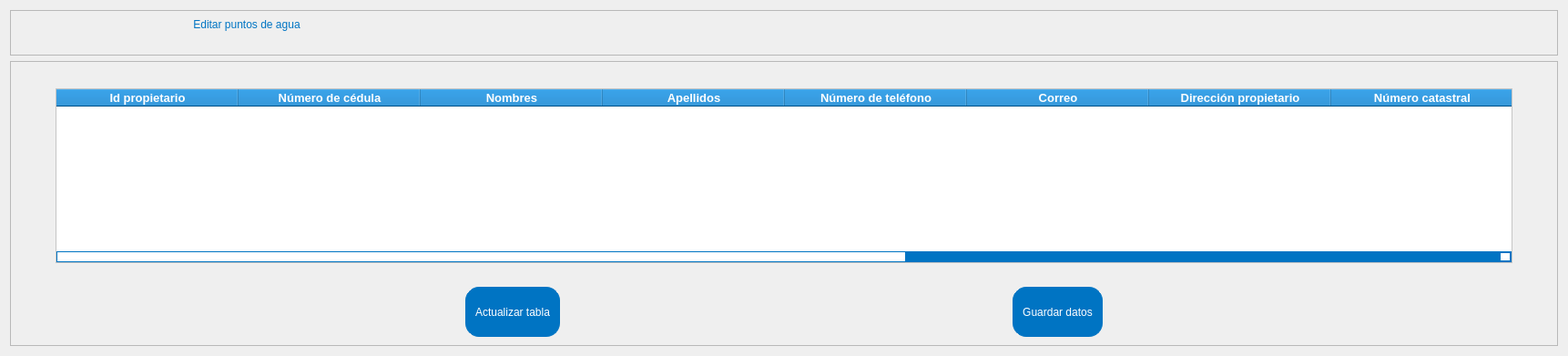
               <widget class="QWidget" name="pagina_editar">
                <layout class="QVBoxLayout" name="verticalLayout_8">
                 <item>
                  <widget class="QFrame" name="frame_6">
                   <property name="minimumSize">
                    <size>
                     <width>50</width>
                     <height>50</height>
                    </size>
                   </property>
                   <property name="maximumSize">
                    <size>
                     <width>16777215</width>
                     <height>50</height>
                    </size>
                   </property>
                   <property name="frameShape">
                    <enum>QFrame::StyledPanel</enum>
                   </property>
                   <property name="frameShadow">
                    <enum>QFrame::Raised</enum>
                   </property>
                   <widget class="QLabel" name="label_21">
                    <property name="geometry">
                     <rect>
                      <x>10</x>
                      <y>-20</y>
                      <width>500</width>
                      <height>71</height>
                     </rect>
                    </property>
                    <property name="minimumSize">
                     <size>
                      <width>500</width>
                      <height>0</height>
                     </size>
                    </property>
                    <property name="maximumSize">
                     <size>
                      <width>500</width>
                      <height>16777215</height>
                     </size>
                    </property>
                    <property name="styleSheet">
                     <string notr="true">font: 75 30pt &quot;Segoe UI&quot;;

color: #0074c3;
</string>
                    </property>
                    <property name="text">
                     <string>Editar puntos de agua</string>
                    </property>
                    <property name="alignment">
                     <set>Qt::AlignCenter</set>
                    </property>
                   </widget>
                  </widget>
                 </item>
                 <item>
                  <widget class="QFrame" name="frame_7">
                   <property name="frameShape">
                    <enum>QFrame::StyledPanel</enum>
                   </property>
                   <property name="frameShadow">
                    <enum>QFrame::Raised</enum>
                   </property>
                   <layout class="QVBoxLayout" name="verticalLayout_16">
                    <item>
                     <widget class="QLabel" name="label_32">
                      <property name="text">
                       <string/>
                      </property>
                     </widget>
                    </item>
                    <item>
                     <layout class="QVBoxLayout" name="verticalLayout_14">
                      <item>
                       <layout class="QHBoxLayout" name="horizontalLayout_14">
                        <item>
                         <spacer name="horizontalSpacer_9">
                          <property name="orientation">
                           <enum>Qt::Horizontal</enum>
                          </property>
                          <property name="sizeHint" stdset="0">
                           <size>
                            <width>40</width>
                            <height>20</height>
                           </size>
                          </property>
                         </spacer>
                        </item>
                        <item>
                         <widget class="QTableWidget" name="tabla_editar">
                          <property name="minimumSize">
                           <size>
                            <width>1600</width>
                            <height>0</height>
                           </size>
                          </property>
                          <property name="maximumSize">
                           <size>
                            <width>1600</width>
                            <height>16777215</height>
                           </size>
                          </property>
                          <property name="cursor" stdset="0">
                           <cursorShape>PointingHandCursor</cursorShape>
                          </property>
                          <property name="styleSheet">
                           <string notr="true">QTableWidget {
    background-color: rgb(255, 255, 255);
    font: 10pt &quot;Segoe UI&quot;;
}

QHeaderView::section {
    background-color: #0074c3;
    color: rgb(255, 255, 255);
}

QTableWidget QTableCornerButton::section {
    background-color: #0074c3;
}

QTableWidget::item:focus {
    background-color: rgb(227, 227, 227);
    color: rgb(0, 0, 0);
}

QTableWidget QLineEdit {
    color: rgb(255, 255, 255);
}

QScrollBar:vertical {
    border: 1px solid #0074c3;
    background: #0074c3;       /* Cambiado a azul */
    width: 12px;
}

QScrollBar::handle:vertical {
    background: #ffffff;        /* Color del &quot;mango&quot; de la barra de desplazamiento vertical */
}

QScrollBar::add-line:vertical,
QScrollBar::sub-line:vertical {
    border: 2px solid #0074c3;
    color: rgb(0, 0, 0);       /* Color de las flechas de la barra de desplazamiento vertical */
    background: #ffffff;
}

QScrollBar:horizontal {
    border: 1px solid #0074c3;
    background: #0074c3;        /* Cambiado a azul */
    height: 12px;
}

QScrollBar::handle:horizontal {
    background: #ffffff;        /* Color del &quot;mango&quot; de la barra de desplazamiento horizontal */
}

QScrollBar::add-line:horizontal,
QScrollBar::sub-line:horizontal {
    border: 2px solid #0074c3;
    color: rgb(0, 0, 0);       /* Color de las flechas de la barra de desplazamiento horizontal */
    background: #ffffff;
}
</string>
                          </property>
                          <attribute name="horizontalHeaderDefaultSectionSize">
                           <number>200</number>
                          </attribute>
                          <column>
                           <property name="text">
                            <string>Id propietario</string>
                           </property>
                           <property name="font">
                            <font>
                             <pointsize>10</pointsize>
                             <weight>75</weight>
                             <bold>true</bold>
                            </font>
                           </property>
                          </column>
                          <column>
                           <property name="text">
                            <string>Número de cédula</string>
                           </property>
                           <property name="font">
                            <font>
                             <pointsize>10</pointsize>
                             <weight>75</weight>
                             <bold>true</bold>
                            </font>
                           </property>
                          </column>
                          <column>
                           <property name="text">
                            <string>Nombres</string>
                           </property>
                           <property name="font">
                            <font>
                             <pointsize>10</pointsize>
                             <weight>75</weight>
                             <bold>true</bold>
                            </font>
                           </property>
                          </column>
                          <column>
                           <property name="text">
                            <string>Apellidos</string>
                           </property>
                           <property name="font">
                            <font>
                             <pointsize>10</pointsize>
                             <weight>75</weight>
                             <bold>true</bold>
                            </font>
                           </property>
                          </column>
                          <column>
                           <property name="text">
                            <string>Número de teléfono</string>
                           </property>
                           <property name="font">
                            <font>
                             <pointsize>10</pointsize>
                             <weight>75</weight>
                             <bold>true</bold>
                            </font>
                           </property>
                          </column>
                          <column>
                           <property name="text">
                            <string>Correo</string>
                           </property>
                           <property name="font">
                            <font>
                             <pointsize>10</pointsize>
                             <weight>75</weight>
                             <bold>true</bold>
                            </font>
                           </property>
                          </column>
                          <column>
                           <property name="text">
                            <string>Dirección propietario</string>
                           </property>
                           <property name="font">
                            <font>
                             <pointsize>10</pointsize>
                             <weight>75</weight>
                             <bold>true</bold>
                            </font>
                           </property>
                          </column>
                          <column>
                           <property name="text">
                            <string>Número catastral</string>
                           </property>
                           <property name="font">
                            <font>
                             <pointsize>10</pointsize>
                             <weight>75</weight>
                             <bold>true</bold>
                            </font>
                           </property>
                          </column>
                          <column>
                           <property name="text">
                            <string>Nombre predio</string>
                           </property>
                           <property name="font">
                            <font>
                             <pointsize>10</pointsize>
                             <weight>75</weight>
                             <bold>true</bold>
                            </font>
                           </property>
                          </column>
                          <column>
                           <property name="text">
                            <string>Dirección predio</string>
                           </property>
                           <property name="font">
                            <font>
                             <pointsize>10</pointsize>
                             <weight>75</weight>
                             <bold>true</bold>
                            </font>
                           </property>
                          </column>
                          <column>
                           <property name="text">
                            <string>Número contador</string>
                           </property>
                           <property name="font">
                            <font>
                             <pointsize>10</pointsize>
                             <weight>75</weight>
                             <bold>true</bold>
                            </font>
                           </property>
                          </column>
                          <column>
                           <property name="text">
                            <string>Estado</string>
                           </property>
                           <property name="font">
                            <font>
                             <pointsize>10</pointsize>
                             <weight>75</weight>
                             <bold>true</bold>
                            </font>
                           </property>
                          </column>
                         </widget>
                        </item>
                        <item>
                         <spacer name="horizontalSpacer_15">
                          <property name="orientation">
                           <enum>Qt::Horizontal</enum>
                          </property>
                          <property name="sizeHint" stdset="0">
                           <size>
                            <width>40</width>
                            <height>20</height>
                           </size>
                          </property>
                         </spacer>
                        </item>
                       </layout>
                      </item>
                      <item>
                       <layout class="QHBoxLayout" name="horizontalLayout_13">
                        <property name="topMargin">
                         <number>20</number>
                        </property>
                        <item>
                         <spacer name="horizontalSpacer_19">
                          <property name="orientation">
                           <enum>Qt::Horizontal</enum>
                          </property>
                          <property name="sizeHint" stdset="0">
                           <size>
                            <width>40</width>
                            <height>20</height>
                           </size>
                          </property>
                         </spacer>
                        </item>
                        <item>
                         <widget class="QPushButton" name="bt_actualizar_datos">
                          <property name="minimumSize">
                           <size>
                            <width>0</width>
                            <height>55</height>
                           </size>
                          </property>
                          <property name="maximumSize">
                           <size>
                            <width>16777215</width>
                            <height>55</height>
                           </size>
                          </property>
                          <property name="cursor">
                           <cursorShape>PointingHandCursor</cursorShape>
                          </property>
                          <property name="styleSheet">
                           <string notr="true">QPushButton {
    background-color: #0074c3;  /* Color de fondo */
    color: rgb(255, 255, 255);
    border: 1px solid #0074c3;  /* Borde del botón */
    padding: 5px 10px;  /* Relleno interno */
    border-radius: 15px;  /* Bordes redondeados */
	font: 14pt &quot;Segoe UI&quot;;
}

QPushButton:hover{
  font: 14pt &quot;Segoe UI&quot;;
  background-color: #0063a5; 
}</string>
                          </property>
                          <property name="text">
                           <string>Actualizar tabla</string>
                          </property>
                          <property name="iconSize">
                           <size>
                            <width>45</width>
                            <height>45</height>
                           </size>
                          </property>
                         </widget>
                        </item>
                        <item>
                         <spacer name="horizontalSpacer_23">
                          <property name="orientation">
                           <enum>Qt::Horizontal</enum>
                          </property>
                          <property name="sizeHint" stdset="0">
                           <size>
                            <width>40</width>
                            <height>20</height>
                           </size>
                          </property>
                         </spacer>
                        </item>
                        <item>
                         <widget class="QPushButton" name="bt_guardar_datos">
                          <property name="minimumSize">
                           <size>
                            <width>0</width>
                            <height>55</height>
                           </size>
                          </property>
                          <property name="maximumSize">
                           <size>
                            <width>16777215</width>
                            <height>55</height>
                           </size>
                          </property>
                          <property name="cursor">
                           <cursorShape>PointingHandCursor</cursorShape>
                          </property>
                          <property name="styleSheet">
                           <string notr="true">QPushButton {
    background-color: #0074c3;  /* Color de fondo */
    color: rgb(255, 255, 255);
    border: 1px solid #0074c3;  /* Borde del botón */
    padding: 5px 10px;  /* Relleno interno */
    border-radius: 15px;  /* Bordes redondeados */
	font: 14pt &quot;Segoe UI&quot;;
}

QPushButton:hover{
  font: 14pt &quot;Segoe UI&quot;;
  background-color: #0063a5; 
}</string>
                          </property>
                          <property name="text">
                           <string>Guardar datos</string>
                          </property>
                          <property name="iconSize">
                           <size>
                            <width>45</width>
                            <height>45</height>
                           </size>
                          </property>
                         </widget>
                        </item>
                        <item>
                         <spacer name="horizontalSpacer_21">
                          <property name="orientation">
                           <enum>Qt::Horizontal</enum>
                          </property>
                          <property name="sizeHint" stdset="0">
                           <size>
                            <width>40</width>
                            <height>20</height>
                           </size>
                          </property>
                         </spacer>
                        </item>
                       </layout>
                      </item>
                     </layout>
                    </item>
                   </layout>
                  </widget>
                 </item>
                </layout>
               </widget>
